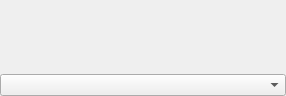
<ui version="4.0" >
 <class>ChooseEngineWidget</class>
 <widget class="QWidget" name="ChooseEngineWidget" >
  <property name="geometry" >
   <rect>
    <x>0</x>
    <y>0</y>
    <width>286</width>
    <height>96</height>
   </rect>
  </property>
  <layout class="QVBoxLayout" >
   <property name="leftMargin" >
    <number>0</number>
   </property>
   <property name="topMargin" >
    <number>0</number>
   </property>
   <property name="rightMargin" >
    <number>0</number>
   </property>
   <property name="bottomMargin" >
    <number>0</number>
   </property>
   <item>
    <widget class="QLabel" name="description" >
     <property name="text" >
      <string/>
     </property>
     <property name="textFormat" >
      <enum>Qt::RichText</enum>
     </property>
    </widget>
   </item>
   <item>
    <widget class="QComboBox" name="engineList" />
   </item>
  </layout>
 </widget>
 <resources/>
 <connections/>
</ui>
